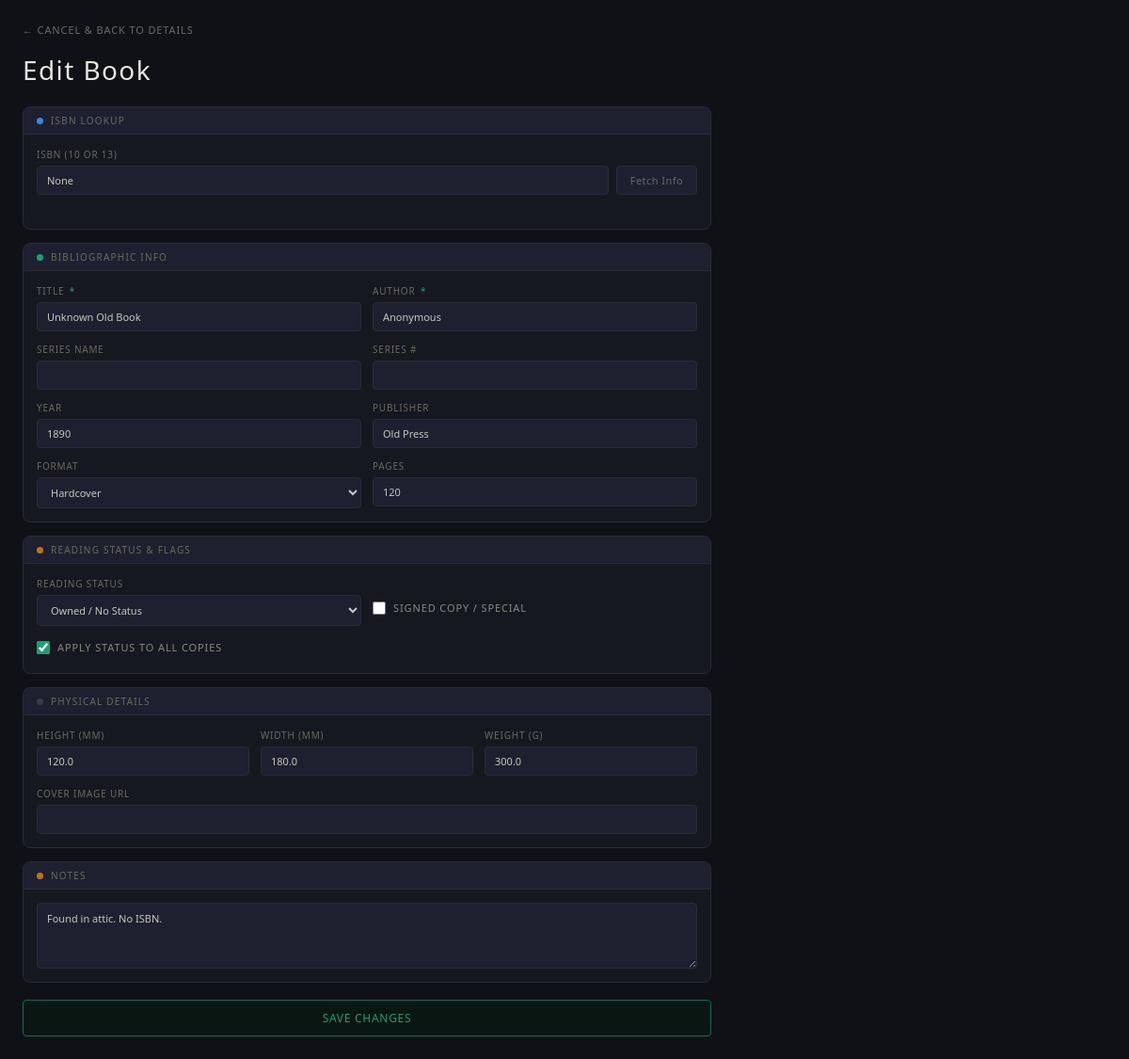
Screenshot of /book/4/edit with the database file from the repository.
### tables this page shows
CREATE TABLE books (
            id INTEGER PRIMARY KEY AUTOINCREMENT,
            title TEXT NOT NULL,
            author TEXT NOT NULL,
            isbn TEXT,
            publisher TEXT,
            binding TEXT,
            page_count INTEGER,
            published_year INTEGER,
            series_title TEXT,
            series_number REAL,
            height REAL,
            width REAL,
            weight REAL,
            notes TEXT,
            cover_url TEXT,
            read_status TEXT DEFAULT NULL,
            is_signed INTEGER DEFAULT 0,
            no_isbn INTEGER DEFAULT 0
        , cover_filename TEXT);

### app.py (the view, shortened to what this page needs)
    @app.route('/book/<int:book_id>/edit', methods=('GET', 'POST'))
    def edit_book(book_id):
        conn = get_db_connection()
        book = conn.execute('SELECT * FROM books WHERE id = ?', (book_id,)).fetchone()
        if book is None:
            conn.close()
            abort(404)
        conn.close()
        return render_template('add_book.html', book=book)

### app.py (called while the page is built)
@app.context_processor
def inject_mode():
    return dict(is_read_only=IS_READ_ONLY)

def get_db_connection():
    base_dir = os.path.dirname(os.path.abspath(__file__))
    db_path = os.path.join(base_dir, 'data', 'books.db')
    conn = sqlite3.connect(db_path)
    conn.row_factory = sqlite3.Row
    return conn

### templates/add_book.html (shortened to what this page needs)
<!DOCTYPE html>
<html lang="en">
<head>
</head>
<body>
    {% if book %}
        <a href="/book/{{ book['id'] }}" class="nav-link">← Cancel &amp; Back to Details</a>
    {% else %}
        <a href="/" class="nav-link">← Cancel &amp; Back to Library</a>
    {% endif %}
    <h1>{% if book %}Edit Book{% else %}Add New Book{% endif %}</h1>
    <form method="POST">
        <div class="card">
            <div class="card-header">
                <div class="dot dot-blue"></div>
                ISBN Lookup
            </div>
            <div class="card-body">
                <div class="form-group">
                    <label>ISBN (10 or 13)</label>
                    <div class="isbn-row">
                        <input type="text" id="isbn" name="isbn" value="{{ book['isbn'] if book else '' }}" placeholder="e.g. 9780441013593">
                        <button type="button" class="btn-fetch" id="fetch-btn">Fetch Info</button>
                    </div>
                    <div id="api-status"></div>
                </div>
            </div>
        </div>
        <div class="card">
            <div class="card-header">
                <div class="dot dot-teal"></div>
                Bibliographic Info
            </div>
            <div class="card-body">
                <div class="form-row">
                    <div class="form-group">
                        <label>Title <span class="required">*</span></label>
                        <input type="text" id="title" name="title" value="{{ book['title'] if book else '' }}" required>
                    </div>
                    <div class="form-group">
                        <label>Author <span class="required">*</span></label>
                        <input type="text" id="author" name="author" value="{{ book['author'] if book else '' }}" required>
                    </div>
                </div>
                <div class="form-row">
                    <div class="form-group">
                        <label>Series Name</label>
                        <input type="text" id="series_title" name="series_title" value="{{ book['series_title'] if book and book['series_title'] else '' }}">
                    </div>
                    <div class="form-group">
                        <label>Series #</label>
                        <input type="number" step="0.1" id="series_number" name="series_number" value="{{ book['series_number'] if book and book['series_number'] else '' }}">
                    </div>
                </div>
                <div class="form-row">
                    <div class="form-group">
                        <label>Year</label>
                        <input type="number" id="published_year" name="published_year" value="{{ book['published_year'] if book and book['published_year'] else '' }}">
                    </div>
                    <div class="form-group">
                        <label>Publisher</label>
                        <input type="text" id="publisher" name="publisher" value="{{ book['publisher'] if book and book['publisher'] else '' }}">
                    </div>
                </div>
                <div class="form-row">
                    <div class="form-group">
                        <label>Format</label>
                        <select id="binding" name="binding">
                            <option value="Hardcover" {% if book and book['binding'] == 'Hardcover' %}selected{% endif %}>Hardcover</option>
                        </select>
                    </div>
                    <div class="form-group">
                        <label>Pages</label>
                        <input type="number" id="page_count" name="page_count" value="{{ book['page_count'] if book and book['page_count'] else '' }}">
                    </div>
                </div>
            </div>
        </div>
        <div class="card">
            <div class="card-header">
                <div class="dot dot-amber"></div>
                Reading Status &amp; Flags
            </div>
            <div class="card-body">
                <div class="form-row">
                    <div class="form-group">
                        <label>Reading Status</label>
                        <select id="read_status" name="read_status">
                            <option value="" {% if not book or not book['read_status'] %}selected{% endif %}>Owned / No Status</option>
                        </select>
                        <div class="checkbox-group" style="margin-top:4px">
                            <input type="checkbox" id="sync_status" name="sync_status" checked>
                            <label for="sync_status" class="checkbox-label">Apply status to all copies</label>
                        </div>
                    </div>
                    <div class="form-group">
                        <label>&nbsp;</label>
                        <div class="checkbox-group">
                            <input type="checkbox" id="is_signed" name="is_signed" {% if book and book['is_signed'] == 1 %}checked{% endif %}>
                            <label for="is_signed" class="checkbox-label">Signed Copy / Special</label>
                        </div>
                    </div>
                </div>
            </div>
        </div>
        <div class="card">
            <div class="card-header">
                <div class="dot dot-gray"></div>
                Physical Details
            </div>
            <div class="card-body">
                <div class="form-row-3">
                    <div class="form-group">
                        <label>Height (mm)</label>
                        <input type="number" step="0.1" name="height" placeholder="e.g. 198" value="{{ book['height'] if book and book['height'] else '' }}">
                    </div>
                    <div class="form-group">
                        <label>Width (mm)</label>
                        <input type="number" step="0.1" name="width" placeholder="e.g. 130" value="{{ book['width'] if book and book['width'] else '' }}">
                    </div>
                    <div class="form-group">
                        <label>Weight (g)</label>
                        <input type="number" step="0.1" name="weight" placeholder="e.g. 245" value="{{ book['weight'] if book and book['weight'] else '' }}">
                    </div>
                </div>
                <div class="form-group" style="margin-top:12px">
                    <label>Cover Image URL</label>
                    <input type="text" id="cover_url" name="cover_url" value="{{ book['cover_url'] if book and book['cover_url'] else '' }}">
                </div>
            </div>
        </div>
        <div class="card">
            <div class="card-header">
                <div class="dot dot-amber"></div>
                Notes
            </div>
            <div class="card-body">
                <div class="form-group">
                    <textarea id="notes" name="notes" placeholder="Acquisition notes, condition, provenance…">{{ book['notes'] if book and book['notes'] else '' }}</textarea>
                </div>
            </div>
        </div>
        <button type="submit" class="btn-submit">
            {% if book %}Save Changes{% else %}Save to Library{% endif %}
        </button>
    </form>
</body>
</html>

### templates/add_book.html (style rules this page uses)
:root { --bg: #0f1117; --surface: #161820; --surface-alt: #1e2030; --border: #2a2c35; --border-dim: #1a1c24; --text-primary: #c8c6be; --text-secondary: #8a887e; --text-muted: #6b6960; --text-dim: #5a5c66; --text-bright: #e8e6de; --teal: #1d9e75; --teal-bg: #0a1612; --teal-border: #0f6e56; --blue: #378add; --blue-border: #185fa5; --blue-bg: #0a1222; --amber: #ba7517; --red: #e24b4a; --gray: #3a3c46; }
* { box-sizing: border-box; margin: 0; padding: 0; }
body { background: var(--bg); color: var(--text-primary); font-family: 'Segoe UI', system-ui, sans-serif; font-size: 12px; padding: 24px; max-width: 780px; }
.nav-link { font-size: 11px; color: var(--text-muted); text-decoration: none; text-transform: uppercase; letter-spacing: 0.08em; display: block; margin-bottom: 16px; }
h1 { font-size: 28px; font-weight: 300; color: var(--text-bright); letter-spacing: 0.05em; margin-bottom: 20px; }
.card { background: var(--surface); border: 1px solid var(--border); border-radius: 8px; overflow: hidden; margin-bottom: 14px; }
.card-header { padding: 7px 14px; font-size: 10px; letter-spacing: 0.12em; text-transform: uppercase; border-bottom: 1px solid var(--border); display: flex; align-items: center; gap: 8px; color: var(--text-muted); background: var(--surface-alt); }
.dot { width: 7px; height: 7px; border-radius: 50%; flex-shrink: 0; }
.dot-teal { background: var(--teal); }
.dot-blue { background: var(--blue); }
.dot-amber { background: var(--amber); }
.dot-gray { background: var(--gray); }
.card-body { padding: 14px; }
.form-row { display: grid; grid-template-columns: 1fr 1fr; gap: 12px; margin-bottom: 12px; }
.form-row-3 { display: grid; grid-template-columns: 1fr 1fr 1fr; gap: 12px; margin-bottom: 12px; }
.form-row:last-child, .form-row-3:last-child { margin-bottom: 0; }
.form-group { display: flex; flex-direction: column; gap: 5px; }
label { font-size: 10px; text-transform: uppercase; letter-spacing: 0.08em; color: var(--text-muted); }
.required { color: var(--teal); margin-left: 2px; }
input[type="text"], input[type="number"], select, textarea { background: var(--surface-alt); border: 1px solid var(--border); color: var(--text-primary); padding: 7px 10px; border-radius: 4px; font-size: 11px; font-family: inherit; outline: none; width: 100%; transition: border-color 0.15s; }
textarea { resize: vertical; min-height: 70px; line-height: 1.6; }
.isbn-row { display: flex; gap: 8px; align-items: stretch; }
.isbn-row input { flex: 1; }
.btn-fetch { background: var(--surface-alt); border: 1px solid var(--border); color: var(--text-muted); padding: 7px 14px; border-radius: 4px; font-size: 11px; font-family: inherit; cursor: pointer; letter-spacing: 0.04em; white-space: nowrap; transition: all 0.15s; }
#api-status { font-size: 10px; margin-top: 5px; min-height: 1.2em; color: var(--text-dim); }
.checkbox-group { display: flex; align-items: center; gap: 8px; padding: 6px 0; }
.checkbox-group input[type="checkbox"] { width: 14px; height: 14px; accent-color: var(--teal); flex-shrink: 0; }
.checkbox-label { font-size: 11px; color: var(--text-secondary); cursor: pointer; }
.btn-submit { width: 100%; padding: 10px; background: var(--teal-bg); color: var(--teal); border: 1px solid var(--teal-border); border-radius: 4px; font-size: 12px; font-family: inherit; font-weight: 500; cursor: pointer; letter-spacing: 0.06em; text-transform: uppercase; transition: background 0.15s; margin-top: 4px; }

### rows the page displays
books: title "Unknown Old Book", author "Anonymous", published_year "1890", publisher "Old Press", binding "Hardcover", page_count "120", height "120.0", width "180.0", weight "300.0", notes "Found in attic. No ISBN."
